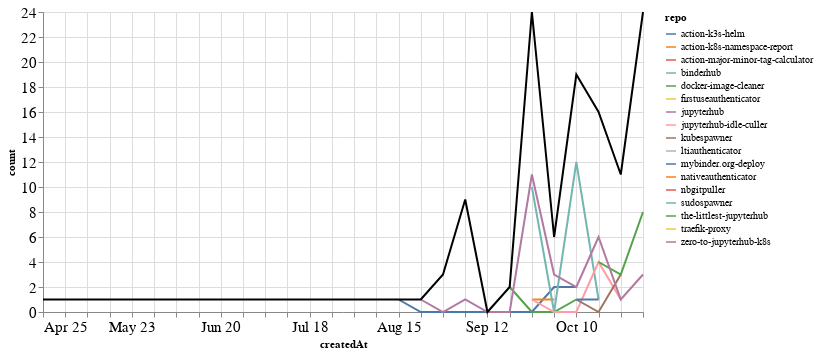

The code cell stored with this chart in its notebook:
### Markdown cell above
### PRs

### Code cell
prs_time = prs.groupby('repo').resample('W', on='createdAt').count()['author'].reset_index()
prs_time = prs_time.rename(columns={'author': 'count'})
prs_time_total = prs_time.groupby('createdAt').agg({"count": "sum"}).reset_index()

ch1 = alt.Chart(prs_time, width=600).mark_line().encode(
    x='createdAt',
    y='count',
    color='repo',
    tooltip="repo"
)

ch2 = alt.Chart(prs_time_total, width=600).mark_line(color="black").encode(
    x='createdAt',
    y='count',
)

ch1 + ch2

### Figure 1 — Vega-Lite specification as saved in the notebook (floating-point values rounded to 4 significant figures)
{"config": {"axisLeft": {"labelFontSize": 15}, "axisBottom": {"labelFontSize": 15}}, "layer": [{"data": {"name": "data-2b56d8c151f550199377ec95aa7672cc"}, "mark": "line", "encoding": {"color": {"type": "nominal", "field": "repo"}, "tooltip": {"type": "nominal", "field": "repo"}, "x": {"type": "temporal", "field": "createdAt"}, "y": {"type": "quantitative", "field": "count"}}, "width": 600}, {"data": {"name": "data-f94d53415373c3396a5eb238fe016af0"}, "mark": {"type": "line", "color": "black"}, "encoding": {"x": {"type": "temporal", "field": "createdAt"}, "y": {"type": "quantitative", "field": "count"}}, "width": 600}], "$schema": "https://vega.github.io/schema/vega-lite/v4.8.1.json", "datasets": {"data-2b56d8c151f550199377ec95aa7672cc": [{"repo": "action-k3s-helm", "createdAt": "2021-08-15T00:00:00", "count": 1}, {"repo": "action-k3s-helm", "createdAt": "2021-08-22T00:00:00", "count": 0}, {"repo": "action-k3s-helm", "createdAt": "2021-08-29T00:00:00", "count": 0}, {"repo": "action-k3s-helm", "createdAt": "2021-09-05T00:00:00", "count": 0}, {"repo": "action-k3s-helm", "createdAt": "2021-09-12T00:00:00", "count": 0}, {"repo": "action-k3s-helm", "createdAt": "2021-09-19T00:00:00", "count": 0}, {"repo": "action-k3s-helm", "createdAt": "2021-09-26T00:00:00", "count": 0}, {"repo": "action-k3s-helm", "createdAt": "2021-10-03T00:00:00", "count": 2}, {"repo": "action-k3s-helm", "createdAt": "2021-10-10T00:00:00", "count": 2}, {"repo": "action-k8s-namespace-report", "createdAt": "2021-09-26T00:00:00", "count": 1}, {"repo": "action-k8s-namespace-report", "createdAt": "2021-10-03T00:00:00", "count": 1}, {"repo": "action-major-minor-tag-calculator", "createdAt": "2021-09-26T00:00:00", "count": 1}, {"repo": "binderhub", "createdAt": "2021-09-26T00:00:00", "count": 10}, {"repo": "binderhub", "createdAt": "2021-10-03T00:00:00", "count": 0}, {"repo": "binderhub", "createdAt": "2021-10-10T00:00:00", "count": 12}, {"repo": "binderhub", "createdAt": "2021-10-17T00:00:00", "count": 1}, {"repo": "docker-image-cleaner", "createdAt": "2021-09-19T00:00:00", "count": 2}, {"repo": "docker-image-cleaner", "createdAt": "2021-09-26T00:00:00", "count": 0}, {"repo": "docker-image-cleaner", "createdAt": "2021-10-03T00:00:00", "count": 0}, {"repo": "docker-image-cleaner", "createdAt": "2021-10-10T00:00:00", "count": 1}, {"repo": "firstuseauthenticator", "createdAt": "2021-10-31T00:00:00", "count": 5}, {"repo": "jupyterhub", "createdAt": "2021-08-29T00:00:00", "count": 3}, {"repo": "jupyterhub-idle-culler", "createdAt": "2021-09-26T00:00:00", "count": 1}, {"repo": "jupyterhub-idle-culler", "createdAt": "2021-10-03T00:00:00", "count": 0}, {"repo": "jupyterhub-idle-culler", "createdAt": "2021-10-10T00:00:00", "count": 0}, {"repo": "jupyterhub-idle-culler", "createdAt": "2021-10-17T00:00:00", "count": 4}, {"repo": "jupyterhub-idle-culler", "createdAt": "2021-10-24T00:00:00", "count": 1}, {"repo": "kubespawner", "createdAt": "2021-10-10T00:00:00", "count": 1}, {"repo": "kubespawner", "createdAt": "2021-10-17T00:00:00", "count": 0}, {"repo": "kubespawner", "createdAt": "2021-10-24T00:00:00", "count": 3}, {"repo": "ltiauthenticator", "createdAt": "2021-09-05T00:00:00", "count": 1}, {"repo": "mybinder.org-deploy", "createdAt": "2021-10-10T00:00:00", "count": 1}, {"repo": "mybinder.org-deploy", "createdAt": "2021-10-17T00:00:00", "count": 1}, {"repo": "nativeauthenticator", "createdAt": "2021-10-31T00:00:00", "count": 8}, {"repo": "nbgitpuller", "createdAt": "2021-09-05T00:00:00", "count": 7}, {"repo": "sudospawner", "createdAt": "2021-04-25T00:00:00", "count": 1}, {"repo": "the-littlest-jupyterhub", "createdAt": "2021-10-17T00:00:00", "count": 4}, {"repo": "the-littlest-jupyterhub", "createdAt": "2021-10-24T00:00:00", "count": 3}, {"repo": "the-littlest-jupyterhub", "createdAt": "2021-10-31T00:00:00", "count": 8}, {"repo": "traefik-proxy", "createdAt": "2021-10-24T00:00:00", "count": 3}, {"repo": "zero-to-jupyterhub-k8s", "createdAt": "2021-08-22T00:00:00", "count": 1}, {"repo": "zero-to-jupyterhub-k8s", "createdAt": "2021-08-29T00:00:00", "count": 0}, {"repo": "zero-to-jupyterhub-k8s", "createdAt": "2021-09-05T00:00:00", "count": 1}, {"repo": "zero-to-jupyterhub-k8s", "createdAt": "2021-09-12T00:00:00", "count": 0}, {"repo": "zero-to-jupyterhub-k8s", "createdAt": "2021-09-19T00:00:00", "count": 0}, {"repo": "zero-to-jupyterhub-k8s", "createdAt": "2021-09-26T00:00:00", "count": 11}, {"repo": "zero-to-jupyterhub-k8s", "createdAt": "2021-10-03T00:00:00", "count": 3}, {"repo": "zero-to-jupyterhub-k8s", "createdAt": "2021-10-10T00:00:00", "count": 2}, {"repo": "zero-to-jupyterhub-k8s", "createdAt": "2021-10-17T00:00:00", "count": 6}, {"repo": "zero-to-jupyterhub-k8s", "createdAt": "2021-10-24T00:00:00", "count": 1}, {"repo": "zero-to-jupyterhub-k8s", "createdAt": "2021-10-31T00:00:00", "count": 3}], "data-f94d53415373c3396a5eb238fe016af0": [{"createdAt": "2021-04-25T00:00:00", "count": 1}, {"createdAt": "2021-08-15T00:00:00", "count": 1}, {"createdAt": "2021-08-22T00:00:00", "count": 1}, {"createdAt": "2021-08-29T00:00:00", "count": 3}, {"createdAt": "2021-09-05T00:00:00", "count": 9}, {"createdAt": "2021-09-12T00:00:00", "count": 0}, {"createdAt": "2021-09-19T00:00:00", "count": 2}, {"createdAt": "2021-09-26T00:00:00", "count": 24}, {"createdAt": "2021-10-03T00:00:00", "count": 6}, {"createdAt": "2021-10-10T00:00:00", "count": 19}, {"createdAt": "2021-10-17T00:00:00", "count": 16}, {"createdAt": "2021-10-24T00:00:00", "count": 11}, {"createdAt": "2021-10-31T00:00:00", "count": 24}]}}
